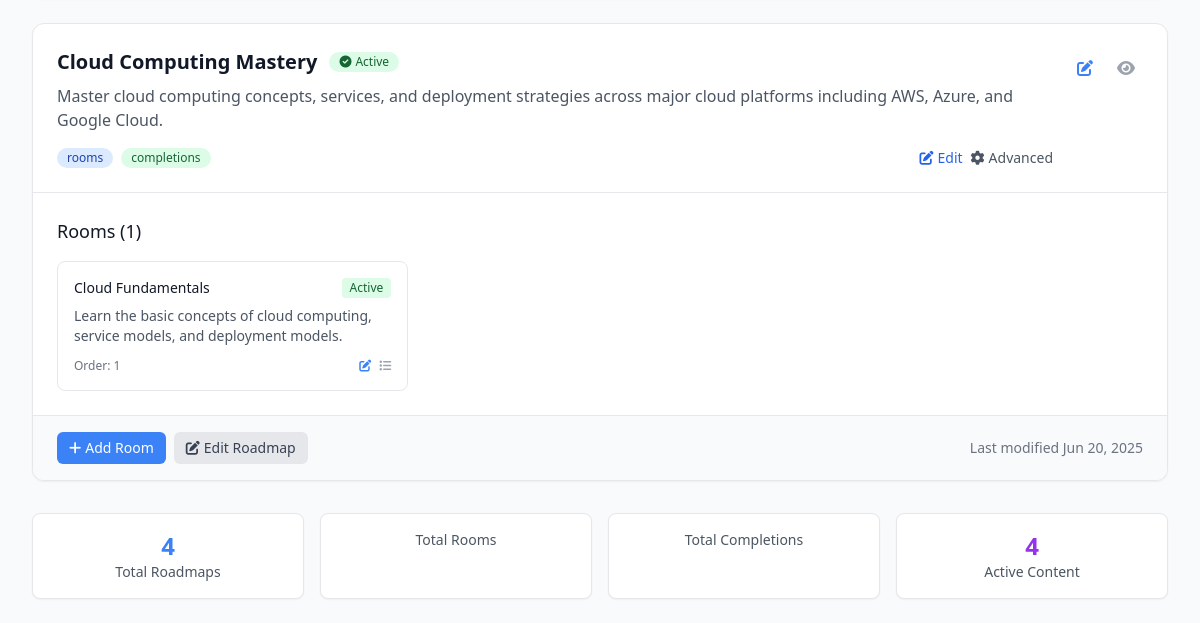
/manage/courses/ (signed in, lower part), run on an earlier commit of the app's database.
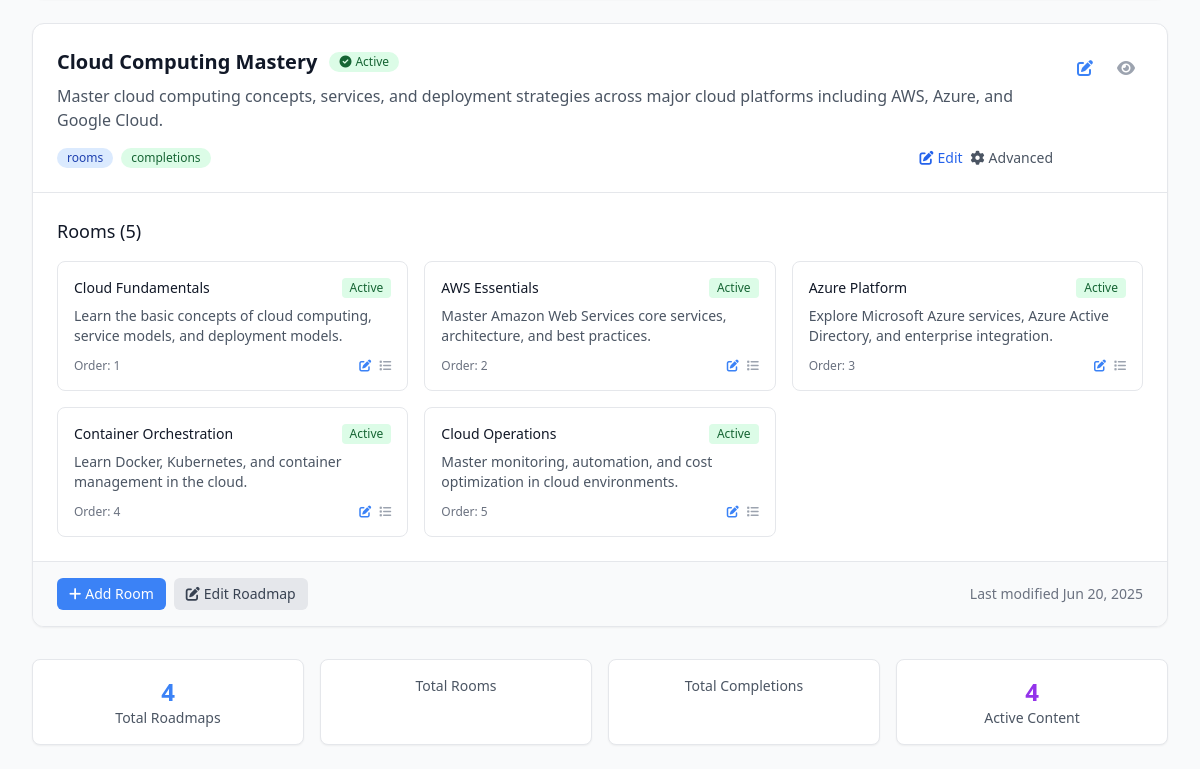
And on a later commit of the database.
### lms/models.py (models this page shows, shortened)
class Roadmap(models.Model):
    title = models.CharField(max_length=200, verbose_name=_('Title'))
    title_fr = models.CharField(max_length=200, blank=True, verbose_name=_('Title (French)'))
    description = models.TextField(verbose_name=_('Description'))
    description_fr = models.TextField(blank=True, verbose_name=_('Description (French)'))
    is_active = models.BooleanField(default=True, verbose_name=_('Is Active'))
    created_at = models.DateTimeField(auto_now_add=True)
    class Meta:
        verbose_name = _('Roadmap')
        verbose_name_plural = _('Roadmaps')

class Room(models.Model):
    title = models.CharField(max_length=200, verbose_name=_('Title'))
    title_fr = models.CharField(max_length=200, blank=True, verbose_name=_('Title (French)'))
    description = models.TextField(verbose_name=_('Description'))
    description_fr = models.TextField(blank=True, verbose_name=_('Description (French)'))
    roadmap = models.ForeignKey(Roadmap, on_delete=models.CASCADE, related_name='rooms', verbose_name=_('Roadmap'))
    prerequisite_room = models.ForeignKey('self', on_delete=models.SET_NULL, blank=True, null=True, verbose_name=_('Prerequisite Room'))
    order = models.PositiveIntegerField(default=0, verbose_name=_('Order'))
    is_active = models.BooleanField(default=True, verbose_name=_('Is Active'))
    created_at = models.DateTimeField(auto_now_add=True)
    class Meta:
        verbose_name = _('Room')
        verbose_name_plural = _('Rooms')
        ordering = ['roadmap', 'order']

### lms/views.py (the view)
# urls.py: path('manage/courses/', views.admin_course_management, name='admin_course_management'),
@staff_member_required
def admin_course_management(request):
    roadmaps = Roadmap.objects.all().prefetch_related('rooms__sections')
    rooms = Room.objects.all().select_related('roadmap').prefetch_related('sections')
    context = {
        'roadmaps': roadmaps,
        'rooms': rooms,
        'total_roadmaps': roadmaps.count(),
        'total_rooms': rooms.count(),
        'total_sections': Section.objects.count(),
    }
    return render(request, 'admin/course_management.html', context)

### lms/models.py (called while the page is built)
    def save(self, *args, **kwargs):
        if not self.trial_start_date:
            from django.utils import timezone
            self.trial_start_date = timezone.now()
        if not self.trial_end_date and self.trial_start_date:
            self.trial_end_date = self.trial_start_date + timedelta(days=15)
        super().save(*args, **kwargs)

### templates/admin/course_management.html (shortened to what the changed rows need)
<!DOCTYPE html>
<html lang="en">
<head>
    <script src="https://cdn.tailwindcss.com"></script>
    <link rel="stylesheet" href="https://cdnjs.cloudflare.com/ajax/libs/font-awesome/6.0.0/css/all.min.css">
</head>
<body class="bg-gray-50 min-h-screen">
    <main class="max-w-7xl mx-auto py-6 px-4 sm:px-6 lg:px-8">
        <div class="space-y-6">
            {% for roadmap in roadmaps %}
            <div class="bg-white rounded-xl shadow-sm border border-gray-200 overflow-hidden card-hover">
                <div class="p-6 border-b border-gray-200">
                    <div class="flex justify-between items-start">
                        <div class="flex-1">
                            <div class="flex items-center mb-2">
                                <h3 class="text-xl font-semibold text-gray-900">{{ roadmap.title }}</h3>
                                {% if roadmap.is_active %}
                                    <span class="ml-3 inline-flex items-center px-2.5 py-0.5 rounded-full text-xs font-medium bg-green-100 text-green-800">
                                        <i class="fas fa-check-circle mr-1"></i>Active
                                    </span>
                                {% else %}
                                    <span class="ml-3 inline-flex items-center px-2.5 py-0.5 rounded-full text-xs font-medium bg-gray-100 text-gray-800">
                                        <i class="fas fa-pause-circle mr-1"></i>Inactive
                                    </span>
                                {% endif %}
                            </div>
                            <p class="text-gray-600 mb-4">{{ roadmap.description|truncatewords:20 }}</p>
                            <div class="flex items-center justify-between">
                                <div class="flex items-center space-x-2">
                                    <span class="inline-flex items-center px-2.5 py-0.5 rounded-full text-xs font-medium bg-blue-100 text-blue-800">
                                        {{ roadmap.room_count }} rooms
                                    </span>
                                    <span class="inline-flex items-center px-2.5 py-0.5 rounded-full text-xs font-medium bg-green-100 text-green-800">
                                        {{ roadmap.completion_count }} completions
                                    </span>
                                </div>
                                <div class="flex items-center space-x-2">
                                    <a href="/manage/roadmap/{{ roadmap.id }}/edit/"
                                       class="text-blue-600 hover:text-blue-800 text-sm font-medium">
                                        <i class="fas fa-edit mr-1"></i>Edit
                                    </a>
                                    <a href="/admin/lms/roadmap/{{ roadmap.id }}/change/"
                                       class="text-gray-600 hover:text-gray-800 text-sm font-medium">
                                        <i class="fas fa-cog mr-1"></i>Advanced
                                    </a>
                                </div>
                            </div>
                        </div>
                        <div class="flex items-center space-x-2 ml-4">
                            <a href="/admin/lms/roadmap/{{ roadmap.id }}/change/" class="text-primary hover:text-primary-dark p-2 rounded-lg hover:bg-blue-50 transition-colors" title="Edit Roadmap">
                                <i class="fas fa-edit"></i>
                            </a>
                            <a href="#" class="text-gray-400 hover:text-gray-600 p-2 rounded-lg hover:bg-gray-50 transition-colors" title="View Details">
                                <i class="fas fa-eye"></i>
                            </a>
                        </div>
                    </div>
                </div>
                <div class="p-6">
                    <h4 class="text-lg font-medium text-gray-900 mb-4">Rooms ({{ roadmap.rooms.count }})</h4>
                    {% if roadmap.rooms.exists %}
                        <div class="grid grid-cols-1 md:grid-cols-2 lg:grid-cols-3 gap-4">
                            {% for room in roadmap.rooms.all %}
                            <div class="border border-gray-200 rounded-lg p-4 hover:border-primary transition-colors">
                                <div class="flex justify-between items-start mb-2">
                                    <h5 class="font-medium text-gray-900 text-sm">{{ room.title }}</h5>
                                    {% if room.is_active %}
                                        <span class="inline-flex items-center px-2 py-0.5 rounded text-xs font-medium bg-green-100 text-green-800">
                                            Active
                                        </span>
                                    {% else %}
                                        <span class="inline-flex items-center px-2 py-0.5 rounded text-xs font-medium bg-gray-100 text-gray-800">
                                            Inactive
                                        </span>
                                    {% endif %}
                                </div>
                                <p class="text-gray-600 text-sm mb-3">{{ room.description|truncatewords:15 }}</p>
                                <div class="flex justify-between items-center text-xs text-gray-500">
                                    <span>Order: {{ room.order }}</span>
                                    <div class="flex space-x-2">
                                        <a href="/admin/lms/room/{{ room.id }}/change/" class="text-primary hover:text-primary-dark" title="Edit Room">
                                            <i class="fas fa-edit"></i>
                                        </a>
                                        <a href="#" class="text-gray-400 hover:text-gray-600" title="View Sections">
                                            <i class="fas fa-list"></i>
                                        </a>
                                    </div>
                                </div>
                            </div>
                            {% endfor %}
                        </div>
                    {% endif %}
                </div>
                <div class="px-6 py-4 bg-gray-50 border-t border-gray-200">
                    <div class="flex justify-between items-center">
                        <div class="flex space-x-2">
                            <a href="/admin/lms/room/add/?roadmap={{ roadmap.id }}" class="inline-flex items-center px-3 py-1.5 text-sm bg-primary text-white rounded-md hover:bg-primary-dark transition-colors">
                                <i class="fas fa-plus mr-1"></i>Add Room
                            </a>
                            <a href="/admin/lms/roadmap/{{ roadmap.id }}/change/" class="inline-flex items-center px-3 py-1.5 text-sm bg-gray-200 text-gray-700 rounded-md hover:bg-gray-300 transition-colors">
                                <i class="fas fa-edit mr-1"></i>Edit Roadmap
                            </a>
                        </div>
                        <div class="text-sm text-gray-500">
                            Last modified {{ roadmap.created_at|date:"M d, Y" }}
                        </div>
                    </div>
                </div>
            </div>
            {% endfor %}
        </div>
    </main>
</body>
</html>

What changed in the data, as far as the page shows it:
computed for Roadmap "Cloud Computing Mastery": rooms.count "1" → "5"
added Room: title "AWS Essentials", is_active "Active", description "Master Amazon Web Services core services, architecture, and best practices.", order "2"
added Room: title "Azure Platform", is_active "Active", description "Explore Microsoft Azure services, Azure Active Directory, and enterprise integration.", order "3"
added Room: title "Container Orchestration", is_active "Active", description "Learn Docker, Kubernetes, and container management in the cloud.", order "4"
added Room: title "Cloud Operations", is_active "Active", description "Master monitoring, automation, and cost optimization in cloud environments.", order "5"
